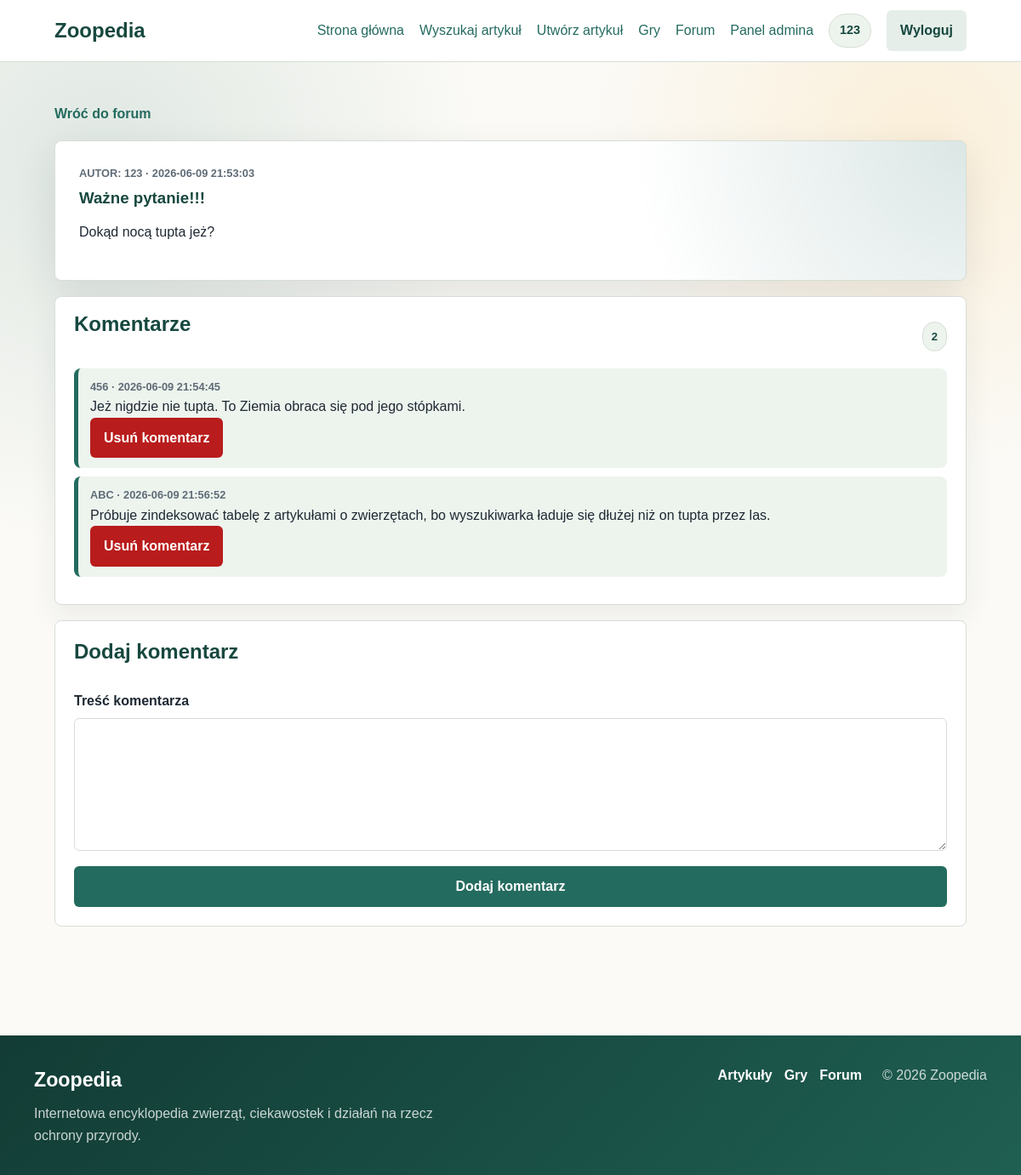
Page /forum/temat/1 (signed in) on the committed database.
### tables this page shows
CREATE TABLE `forum_topics` (
  `id` int(11) NOT NULL,
  `title` varchar(180) NOT NULL,
  `content` text NOT NULL,
  `author_id` int(11) DEFAULT NULL,
  `author_login` varchar(80) NOT NULL,
  `created_at` datetime NOT NULL DEFAULT current_timestamp()
);

CREATE TABLE `forum_comments` (
  `id` int(11) NOT NULL,
  `topic_id` int(11) NOT NULL,
  `author_id` int(11) DEFAULT NULL,
  `author_login` varchar(80) NOT NULL,
  `content` text NOT NULL,
  `created_at` datetime NOT NULL DEFAULT current_timestamp()
);

### forum_topic.php (the view, shortened to what this page needs)
<?php
require_once __DIR__ . '/functions.php';
$topicId = (int) ($_GET['id'] ?? 0);
$topic = find_forum_topic($topicId);
?>
<!doctype html>
<html lang="pl">
<head>
    <link rel="stylesheet" href="<?= h(asset_url('style.css')) ?>">
</head>
<body class="forum-page">
    <?php render_nav(); ?>
    <main class="page">
        <section class="section">
            <a class="text-link" href="<?= h(url_for('forum')) ?>">Wróć do forum</a>
            <?php if (!$topic): ?>
                <div class="forum-topic-detail">
                    <h1>Nie znaleziono tematu</h1>
                    <p class="empty">Wybrana dyskusja nie istnieje albo została usunięta.</p>
                </div>
            <?php else: ?>
                <article class="forum-topic-detail">
                    <p class="meta">
                        Autor: <?= h($topic['author_login'] ?? 'Admin') ?> · <?= h($topic['created_at'] ?? '') ?>
                    </p>
                    <h1><?= h($topic['title'] ?? '') ?></h1>
                    <p><?= nl2br(h($topic['content'] ?? '')) ?></p>
                </article>
                <section class="comments forum-comments-panel">
                    <div class="section-title">
                        <h2>Komentarze</h2>
                        <span class="home-tag"><?= count($topic['comments'] ?? []) ?></span>
                    </div>
                    <?php if (empty($topic['comments'])): ?>
                        <p class="empty">Brak komentarzy. Dodaj pierwszą odpowiedź.</p>
                    <?php else: ?>
                        <?php foreach ($topic['comments'] as $comment): ?>
                            <div class="comment forum-comment">
                                <p class="meta">
                                    <?= h($comment['author_login'] ?? 'Anonim') ?> · <?= h($comment['created_at'] ?? '') ?>
                                </p>
                                <p><?= nl2br(h($comment['content'] ?? '')) ?></p>
                                <?php if (is_admin()): ?>
                                    <form
                                        action="<?= h(asset_url('delete_comment.php')) ?>"
                                        method="post"
                                        onsubmit="return confirm('Czy na pewno usunąć ten komentarz?');"
                                    >
                                        <button class="danger-button" type="submit">Usuń komentarz</button>
                                    </form>
                                <?php endif; ?>
                            </div>
                        <?php endforeach; ?>
                    <?php endif; ?>
                </section>
                <form class="forum-form forum-reply-form" action="<?= h(forum_topic_url($topicId)) ?>" method="post">
                    <h2>Dodaj komentarz</h2>
                    <label>
                        Treść komentarza
                        <textarea name="content" rows="5" required></textarea>
                    </label>
                    <button type="submit">Dodaj komentarz</button>
                </form>
            <?php endif; ?>
        </section>
    </main>
    <?php render_footer(); ?>
</body>
</html>

### functions.php (shortened to what this page needs)
<?php
require_once __DIR__ . '/db_connect.php';
function h(string $value): string
{
    return htmlspecialchars($value, ENT_QUOTES, 'UTF-8');
}
function app_base_url(): string
{
    $scriptName = str_replace('\\', '/', $_SERVER['SCRIPT_NAME'] ?? '');
    $base = rtrim(dirname($scriptName), '/');
    return $base === '' || $base === '.' ? '' : $base;
}
function asset_url(string $path): string
{
    return app_base_url() . '/' . ltrim($path, '/');
}
function url_for(string $page): string
{
    $routes = [
        'home' => 'strona-glowna',
        'search' => 'wyszukaj-artykul',
        'create' => 'utworz-artykul',
        'games' => 'gry',
        'quiz' => 'gry/quiz',
        'hangman' => 'gry/wisielec',
        'memory' => 'gry/memory',
        'forum' => 'forum',
        'login' => 'logowanie',
        'register' => 'rejestracja',
        'logout' => 'wyloguj',
        'admin_panel' => 'panel-admina',
    ];
    $path = $routes[$page] ?? $page . '.php';
    return asset_url($path);
}
function forum_topic_url(int $topicId): string
{
    return asset_url('forum/temat/' . $topicId);
}
function db(): mysqli
{
    global $conn;
    return $conn;
}
function render_nav(): void
{
    $user = current_user();
    ?>
    <header class="site-header">
        <nav class="nav">
            <a class="brand" href="<?= h(url_for('home')) ?>">Zoopedia</a>
            <div class="nav-links">
                <a href="<?= h(url_for('home')) ?>">Strona główna</a>
                <a href="<?= h(url_for('search')) ?>">Wyszukaj artykuł</a>
                <?php if ($user): ?>
                    <a href="<?= h(url_for('create')) ?>">Utwórz artykuł</a>
                    <a href="<?= h(url_for('games')) ?>">Gry</a>
                    <a href="<?= h(url_for('forum')) ?>">Forum</a>
                    <?php if (is_admin()): ?>
                        <a href="<?= h(url_for('admin_panel')) ?>">Panel admina</a>
                    <?php endif; ?>
                    <span class="user-badge"><?= h($user['login']) ?></span>
                    <a class="button secondary" href="<?= h(url_for('logout')) ?>">Wyloguj</a>
                <?php else: ?>
                    <a href="<?= h(url_for('register')) ?>">Rejestracja</a>
                    <a class="button" href="<?= h(url_for('login')) ?>">Logowanie</a>
                <?php endif; ?>
            </div>
        </nav>
    </header>
    <?php
}
function render_footer(): void
{
    ?>
    <footer class="site-footer">
        <div class="footer-inner">
            <div>
                <a class="footer-brand" href="<?= h(url_for('home')) ?>">Zoopedia</a>
                <p>Internetowa encyklopedia zwierząt, ciekawostek i działań na rzecz ochrony przyrody.</p>
            </div>
            <div class="footer-links">
                <a href="<?= h(url_for('search')) ?>">Artykuły</a>
                <?php if (is_logged_in()): ?>
                    <a href="<?= h(url_for('games')) ?>">Gry</a>
                    <a href="<?= h(url_for('forum')) ?>">Forum</a>
                <?php else: ?>
                    <a href="<?= h(url_for('login')) ?>">Logowanie</a>
                    <a href="<?= h(url_for('register')) ?>">Rejestracja</a>
                <?php endif; ?>
            </div>
            <p class="footer-copy">© <?= date('Y') ?> Zoopedia</p>
        </div>
    </footer>
    <?php
}
function current_user(): ?array
{
    return [
        'id' => (int) $_SESSION['user_id'],
        'login' => (string) ($_SESSION['login'] ?? ''),
        'role' => (int) ($_SESSION['role'] ?? 0),
    ];
}
function is_logged_in(): bool
{
    return current_user() !== null;
}
function is_admin(): bool
{
    return (int) ($_SESSION['role'] ?? 0) === 1;
}
function find_forum_topic(int $topicId): ?array
{
    $stmt = mysqli_prepare(db(), "
        SELECT id, title, content, author_login, created_at
        FROM forum_topics
        WHERE id = ?
    ");
    mysqli_stmt_bind_param($stmt, 'i', $topicId);
    mysqli_stmt_execute($stmt);
    $result = mysqli_stmt_get_result($stmt);
    $topic = mysqli_fetch_assoc($result);
    $topic['comments'] = load_forum_comments((int) $topic['id']);
    return $topic;
}
function load_forum_comments(int $topicId): array
{
    $stmt = mysqli_prepare(db(), "
        SELECT id, author_login, content, created_at
        FROM forum_comments
        WHERE topic_id = ?
        ORDER BY created_at ASC, id ASC
    ");
    mysqli_stmt_bind_param($stmt, 'i', $topicId);
    mysqli_stmt_execute($stmt);
    $result = mysqli_stmt_get_result($stmt);
    $comments = mysqli_fetch_all($result, MYSQLI_ASSOC);
    return $comments;
}

### rows in the picture
forum_topics: author_login "123", created_at "2026-06-09 21:53:03", title "Ważne pytanie!!!", content "Dokąd nocą tupta jeż?"
forum_comments: author_login "456", created_at "2026-06-09 21:54:45", content "Jeż nigdzie nie tupta. To Ziemia obraca się pod jego stópkami."
forum_comments: author_login "ABC", created_at "2026-06-09 21:56:52", content "Próbuje zindeksować tabelę z artykułami o zwierzętach, bo wyszukiwarka ładuje się dłużej niż on tupta przez las."

### other values in the picture
count($topic['comments'] ?? []) "2"
